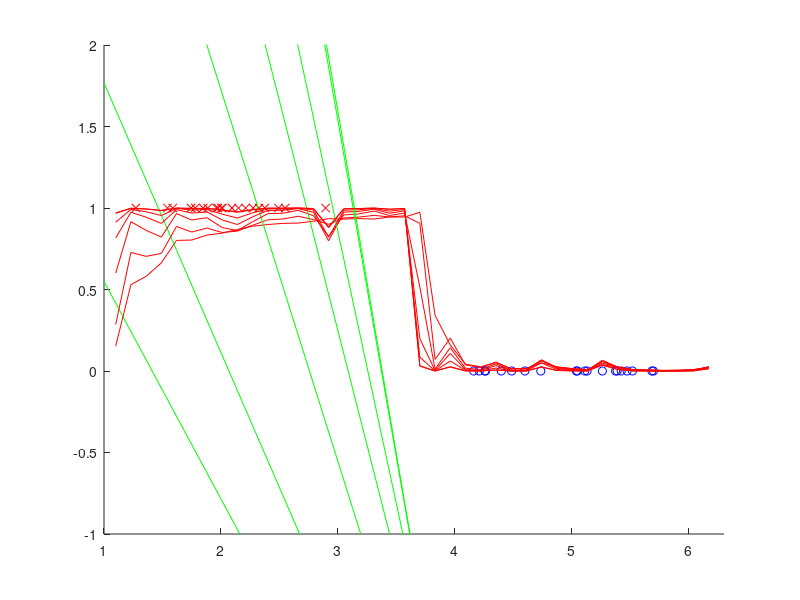

Recreate this plot in MATLAB.
clc
clear all
%cd c:\Users\yunus.onur\....
%load data.txt

data = [
  2.5493025e+000  1.0000000e+000
  1.8474957e+000  1.0000000e+000
  2.1501557e+000  1.0000000e+000
  2.3746311e+000  1.0000000e+000
  1.5424579e+000  1.0000000e+000
  1.9739042e+000  1.0000000e+000
  1.8867639e+000  1.0000000e+000
  2.3246809e+000  1.0000000e+000
  2.4919711e+000  1.0000000e+000
  2.2748111e+000  1.0000000e+000
  1.7797506e+000  1.0000000e+000
  1.7437455e+000  1.0000000e+000
  1.2718867e+000  1.0000000e+000
  2.0037521e+000  1.0000000e+000
  2.8940945e+000  1.0000000e+000
  2.0935274e+000  1.0000000e+000
  2.0129895e+000  1.0000000e+000
  1.5877104e+000  1.0000000e+000
  2.2097806e+000  1.0000000e+000
  1.9609595e+000  1.0000000e+000
  4.2082362e+000  0.0000000e+000
  5.6834167e+000  0.0000000e+000
  4.2556886e+000  0.0000000e+000
  5.1296513e+000  0.0000000e+000
  5.3864894e+000  0.0000000e+000
  4.5975455e+000  0.0000000e+000
  5.5177101e+000  0.0000000e+000
  5.4211538e+000  0.0000000e+000
  4.2620661e+000  0.0000000e+000
  4.7340086e+000  0.0000000e+000
  5.0469403e+000  0.0000000e+000
  5.3733509e+000  0.0000000e+000
  4.1606475e+000  0.0000000e+000
  4.4845986e+000  0.0000000e+000
  5.1101185e+000  0.0000000e+000
  5.2602125e+000  0.0000000e+000
  5.6969615e+000  0.0000000e+000
  5.4712884e+000  0.0000000e+000
  5.0373411e+000  0.0000000e+000
  4.3963587e+000  0.0000000e+000
  2.2264294e+000  1.0000000e+000
  1.3957472e+000  1.0000000e+000
  1.4503037e+000  1.0000000e+000
  1.3071948e+000  1.0000000e+000
  1.4611502e+000  1.0000000e+000
  2.4442452e+000  1.0000000e+000
  1.6048851e+000  1.0000000e+000
  2.0275595e+000  1.0000000e+000
  2.5379102e+000  1.0000000e+000
  1.1093012e+000  1.0000000e+000
  1.4328975e+000  1.0000000e+000
  2.2021406e+000  1.0000000e+000
  2.5002854e+000  1.0000000e+000
  2.1914232e+000  1.0000000e+000
  2.1216386e+000  1.0000000e+000
  2.0751345e+000  1.0000000e+000
  1.7728950e+000  1.0000000e+000
  2.2417593e+000  1.0000000e+000
  2.0864224e+000  1.0000000e+000
  1.4500683e+000  1.0000000e+000
  5.0500758e+000  0.0000000e+000
  5.1714619e+000  0.0000000e+000
  5.5217232e+000  0.0000000e+000
  5.3055895e+000  0.0000000e+000
  4.5832676e+000  0.0000000e+000
  5.0145115e+000  0.0000000e+000
  3.3946688e+000  0.0000000e+000
  5.6900929e+000  0.0000000e+000
  4.6938376e+000  0.0000000e+000
  4.6586182e+000  0.0000000e+000
  5.0748844e+000  0.0000000e+000
  4.6434275e+000  0.0000000e+000
  4.4487817e+000  0.0000000e+000
  4.4742676e+000  0.0000000e+000
  4.7436141e+000  0.0000000e+000
  4.6696199e+000  0.0000000e+000
  5.0610120e+000  0.0000000e+000
  4.5697072e+000  0.0000000e+000
  6.1361912e+000  0.0000000e+000
  4.4242928e+000  0.0000000e+000
    ];

w = rand * 0.05; %the slope starting with random value
w0 = rand * 0.05; %the intersection point

[n N] = size(data);

%sigmoid function
sigmoid = @(a)(1 / (1 + exp(-a)));

lf = 0.2; %learning factor

nTR = 40; %number of training instances
nTS = 40; %number of test instances
epoch = 1000;

figure,
hold on,
for i=1:nTR
	if data(i, 2)==1
		plot(data(i,1),data(i,2),'rx ');axis([1 6.3 -1 2]);
	else
		plot(data(i,1),data(i,2),'bo ');axis([1 6.3 -1 2]);
	end
end

%m is epoch
y = zeros(nTR, 1); %the output of sigmoid function on training set

errorTr = zeros(1,epoch); %training error on each epoch
errorTs = zeros(1,epoch); %testing error on each epoch

slopes = zeros(1, epoch);
intersects = zeros(1, epoch);

for m=1:epoch
	
	%for each example
	for t=1:nTR 
		y(t) = sigmoid(w * data(t,1) + w0);
		delta_w = lf * (data(t,2) - y(t)) * data(t,1);
		delta_w0 = lf * (data(t,2) - y(t));
		w = w + delta_w;
		w0 = w0 + delta_w0;
	end
	
	if m==5 | m==10 | m==25 | m==50 | m==100 | m==500 | m==1000
		m
		x1 = 1;
		x2 = 7;
		y1 = w * x1 + w0;
		y2 = w * x2 + w0;
		plot([x1 x2],[y1 y2],'g'); %line
		pause

		xx = 1.1:0.130:6.2;
		plot(xx',y,'r'); %output of sigmoid
		pause
	end
	
	predictedTr = zeros(nTR,1); %error on training set
	
	for k=1:nTR
		if y(k) > 0.5
			predictedTr(k,1) = 1;
		else
			predictedTr(k,1) = 0;
		end
	end		
	
	for i=1:nTR
		if data(i,2) ~= predictedTr(i,1)
			errorTr(m) = errorTr(m) + 1;
		end
	end

	%error on test set
	predictedTs = zeros(nTS,1);
	for k=1:nTS
		predictedTs(k) = sigmoid(w * data(k + nTR,1) + w0);
		if predictedTs(k) > 0.5
			predictedTs(k) = 1;
		else
			predictedTs(k) = 0;
		end
	end
	
	for i=1:nTS
		if data(i+nTR,2) ~= predictedTs(i,1)
			errorTs(m) = errorTs(m) + 1;
		end
	end

	slopes(m) = w;
	intersects(m) = w0;

	lf = lf * 0.995;
end

plot3(slopes,intersects,errorTr,'b',slopes,intersects,errorTs,'r');
